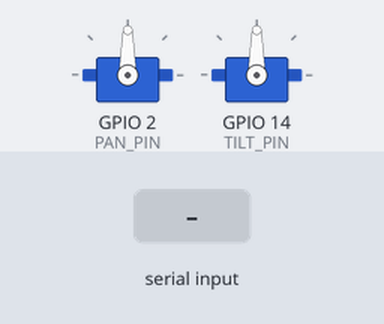
Bench run of a sketch on a simulated ESP32. Parts: 2 × servo. The test bench sets the inputs (shaded band). The camera gives no picture; what the sketch prints to the serial monitor is not drawn.

Above: at 1.7 s.
1.8 s: "PT:,45\n" received over Serial
At 3.3 s:
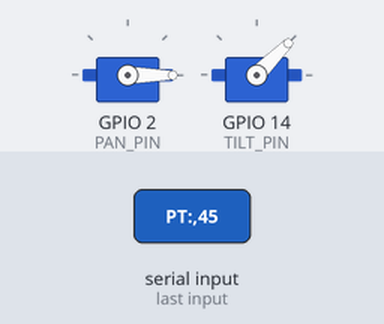
Timing chart, 0 to 4.8 s (numbered marks = the images above; inputs shaded):
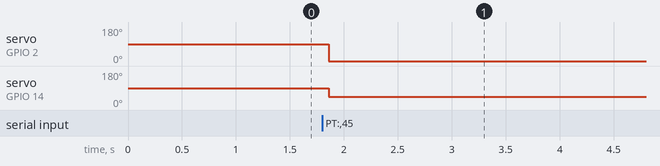

The sketch:

working_servo_and_camera.ino
```cpp
#include "esp_camera.h"
#include <ESP32Servo.h>

// ===== Camera pins (YOUR external camera wiring) =====
#define PWDN_GPIO_NUM     -1
#define RESET_GPIO_NUM    -1
#define XCLK_GPIO_NUM     15
#define SIOD_GPIO_NUM     4
#define SIOC_GPIO_NUM     5

#define Y9_GPIO_NUM       16
#define Y8_GPIO_NUM       17
#define Y7_GPIO_NUM       18
#define Y6_GPIO_NUM       12
#define Y5_GPIO_NUM       10
#define Y4_GPIO_NUM       8
#define Y3_GPIO_NUM       9
#define Y2_GPIO_NUM       11
#define VSYNC_GPIO_NUM    6
#define HREF_GPIO_NUM     7
#define PCLK_GPIO_NUM     13

// ===== Serial =====
static const int BAUD = 1500000;

// ===== Servo pins (choose pins that work on your S3) =====
static const int PAN_PIN  = 2;
static const int TILT_PIN = 14;

// ===== Servos =====
Servo servoPan, servoTilt;
int panAngle = 90;
int tiltAngle = 90;
String cmdLine;
double timer = 0;

// ================= Camera setup =================
void camera_setup() {
  Serial.println("Initializing camera...");

  camera_config_t config;
  config.ledc_channel = LEDC_CHANNEL_0;
  config.ledc_timer   = LEDC_TIMER_0;

  config.pin_d0 = Y2_GPIO_NUM;
  config.pin_d1 = Y3_GPIO_NUM;
  config.pin_d2 = Y4_GPIO_NUM;
  config.pin_d3 = Y5_GPIO_NUM;
  config.pin_d4 = Y6_GPIO_NUM;
  config.pin_d5 = Y7_GPIO_NUM;
  config.pin_d6 = Y8_GPIO_NUM;
  config.pin_d7 = Y9_GPIO_NUM;

  config.pin_xclk  = XCLK_GPIO_NUM;
  config.pin_pclk  = PCLK_GPIO_NUM;
  config.pin_vsync = VSYNC_GPIO_NUM;
  config.pin_href  = HREF_GPIO_NUM;
  config.pin_sscb_sda = SIOD_GPIO_NUM;
  config.pin_sscb_scl = SIOC_GPIO_NUM;
  config.pin_pwdn  = PWDN_GPIO_NUM;
  config.pin_reset = RESET_GPIO_NUM;

  config.xclk_freq_hz = 20000000;
  config.pixel_format = PIXFORMAT_GRAYSCALE;

  config.frame_size   = FRAMESIZE_QQVGA; // 160x120
  config.jpeg_quality = 12;
  config.fb_count     = 5;

  esp_err_t err = esp_camera_init(&config);
  if (err != ESP_OK) {
    Serial.printf("Camera init failed: 0x%x\n", err);
    while (true) delay(1000);
  }

  Serial.println("Camera ready!");
}

// ================= Servo setup =================
void servo_setup() {
  servoPan.setPeriodHertz(50);
  servoTilt.setPeriodHertz(50);

  servoPan.attach(PAN_PIN, 500, 2500);
  servoTilt.attach(TILT_PIN, 500, 2500);

  servoPan.write(panAngle);
  servoTilt.write(tiltAngle);

  Serial.println("Servos ready!");
}

// Parse "PT:pan,tilt"
void handleCommand(const String &s) {
  if (!s.startsWith("PT:")) return;

  int comma = s.indexOf(',', 3);
  if (comma < 0) return;

  int p = s.substring(3, comma).toInt();
  int t = s.substring(comma + 1).toInt();

  if (p < 0) p = 0; if (p > 180) p = 180;
  if (t < 0) t = 0; if (t > 180) t = 180;

  panAngle = p;
  tiltAngle = t;

  servoPan.write(panAngle);
  servoTilt.write(tiltAngle);
}

void servo_loop() {
  while (Serial.available()) {
    char c = (char)Serial.read();

    if (c == '\n') {
      cmdLine.trim();
      handleCommand(cmdLine);
      Serial.flush();
      cmdLine = "";
    } else if (c != '\r') {
      if (cmdLine.length() < 40) cmdLine += c;
      else cmdLine = "";
    }
  }
}

// Stream camera frames
void camera_loop(int delay_ms) {
  camera_fb_t *fb = esp_camera_fb_get();
  if (!fb) {
    delay(10);
    return;
  }

  Serial.println("START_IMAGE\n");
  Serial.write(fb->buf, fb->len);
  Serial.println("\nEND_IMAGE");

  esp_camera_fb_return(fb);
  delay(delay_ms);
}

void setup() {
  Serial.begin(BAUD);
  delay(200);
  servo_setup();
  camera_setup();
  Serial.println("Streaming...");
}

void loop() {
  if(millis() - timer > 50)
  {
    camera_loop(1);
  }
  servo_loop();
}
```

Measured:
- after the input at 1.8 s, servo on GPIO 2 (PAN_PIN): 90° → 0° after 0.06 s; servo on GPIO 14 (TILT_PIN): 90° → 45° after 0.06 s
